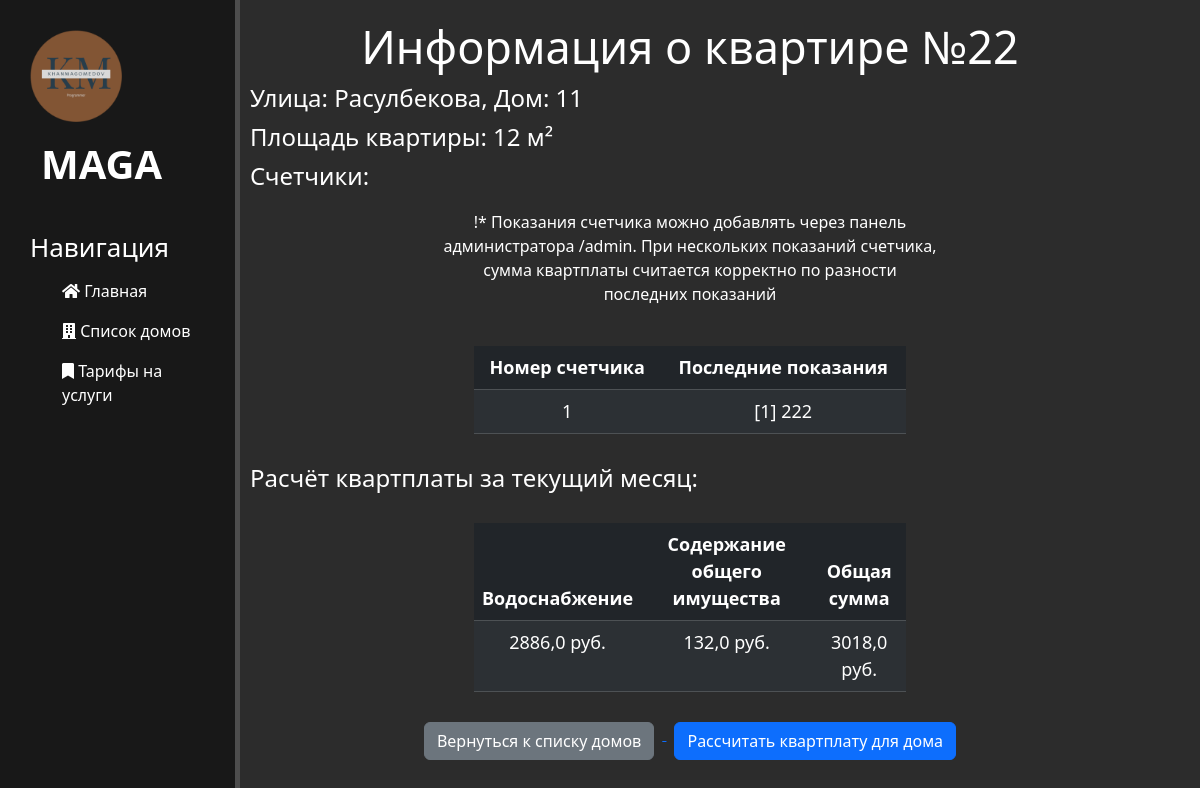
The page /apartment/1/ on the database its author committed.
### main/models.py (models this page shows, shortened)
class Apartment(models.Model):
    house = models.ForeignKey(House, related_name='apartments', on_delete=models.CASCADE)
    number = models.CharField('Номер квартиры', max_length=255)
    area = models.IntegerField('Площадь квартиры')
    class Meta:
        verbose_name = "Квартира"
        verbose_name_plural = "Квартиры"

class House(models.Model):
    street_name = models.CharField('Название улицы', max_length=255)
    house_number = models.CharField('Номер дома', max_length=50)
    class Meta:
        verbose_name = "Дом"
        verbose_name_plural = "Дома"

class WaterMeter(models.Model):
    apartment = models.ForeignKey(Apartment, related_name='water_meters', on_delete=models.CASCADE)
    class Meta:
        verbose_name = "Счетчик"
        verbose_name_plural = "Счетчики"

class WaterMeterReading(models.Model):
    water_meter = models.ForeignKey(WaterMeter, related_name='readings', on_delete=models.CASCADE)
    reading = models.IntegerField('Показание')
    date = models.DateField('Дата', auto_now_add=True)
    class Meta:
        verbose_name = "Показание счетчика"
        verbose_name_plural = "Показания счетчиков"

### main/views.py (the view, shortened to what this page needs)
# urls.py: path('apartment/<int:apartment_id>/', views.apartment_detail, name='apartment_detail'),
def apartment_detail(request, apartment_id):
    apartment = get_object_or_404(Apartment, id=apartment_id)
    water_meters = apartment.water_meters.all()
    try:
        water_tariff = Tariff.objects.get(service='Водоснабжение')
    except Tariff.DoesNotExist:
        water_tariff = None
        water_charge = 0
    else:
        water_charge = 0
    try:
        common_property_tariff = Tariff.objects.get(service='Содержание общего имущества')
    except Tariff.DoesNotExist:
        common_property_tariff = None
        common_property_charge = 0
    else:
        common_property_charge = apartment.area * common_property_tariff.price_per_unit
    forms = {meter.id: WaterMeterForm() for meter in water_meters}
    if water_meters.exists() and water_tariff:
        total_water_charge = 0
        for meter in water_meters:
            readings = meter.readings.all().order_by('date')
            if readings.exists():
                if readings.count() >= 2:
                    last_reading = readings[readings.count() - 1].reading
                    second_last_reading = readings[readings.count() - 2].reading
                    usage = last_reading - second_last_reading
                else:
                    usage = readings.last().reading
                total_water_charge += usage * water_tariff.price_per_unit
        water_charge = total_water_charge
    total_charge = water_charge + common_property_charge
    return render(request, 'main/apartment_detail.html', {
        'apartment': apartment,
        'water_meters': water_meters,
        'forms': forms,
        'water_charge': water_charge,
        'common_property_charge': common_property_charge,
        'total_charge': total_charge,
    })

### main/templates/main/apartment_detail.html (shortened to what this page needs)
{% extends 'main/layout.html' %}
{% block content %}
<div class="features">
    <h1>Информация о квартире №{{ apartment.number }}</h1>
    <h4 class="left-align">Улица: {{ apartment.house.street_name }}, Дом: {{ apartment.house.house_number }}</h4>
    <h4 class="left-align">Площадь квартиры: {{ apartment.area }} м²</h4>
    <h4 class="left-align">Счетчики:</h4>
    <p>!* Показания счетчика можно добавлять через панель администратора /admin.
        При нескольких показаний счетчика, сумма квартплаты считается корректно по разности последних показаний</p>
    <div class="table-container">
        {% if apartment.water_meters.all %}
            <table class="table table-dark table-striped">
                <thead>
                    <tr>
                        <th>Номер счетчика</th>
                        <th>Последние показания</th>
                    </tr>
                </thead>
                <tbody>
                    {% for meter in apartment.water_meters.all %}
                    <tr>
                        <td>{{ meter.id }}</td>
                        <td>
                            {% for reading in meter.readings.all %}
                                {% with forloop.counter as counter %}
                                    [{{ counter }}] {{ reading.reading }} <br>
                                {% endwith %}
                            {% endfor %}
                        </td>
                    </tr>
                    {% endfor %}
                </tbody>
            </table>
        {% else %}
            <p>Нет зарегистрированных счетчиков</p>
        {% endif %}
    </div>
    <h4 class="left-align">Расчёт квартплаты за текущий месяц:</h4>
    <div class="table-container">
        <table class="table table-dark table-striped">
            <thead>
                <tr>
                    <th>Водоснабжение</th>
                    <th>Содержание общего имущества</th>
                    <th>Общая сумма</th>
                </tr>
            </thead>
            <tbody>
                <tr>
                    <td>{{ water_charge }} руб.</td>
                    <td>{{ common_property_charge }} руб.</td>
                    <td>{{ total_charge }} руб.</td>
                </tr>
            </tbody>
        </table>
    </div>
    <a href="{% url 'houses' %}">
        <button class="btn btn-twice btn-secondary">Вернуться к списку домов</button>
    </a>
    <a href="{% url 'calculate_rent' house_id=apartment.house.id %}">
        <button class="btn btn-twice btn-primary">Рассчитать квартплату для дома</button>
    </a>
</div>
{% endblock %}

### main/static/main/css/style.css (style rules this page uses)
body { background: #2c2c2c; }
.btn-twice { display: inline-block; margin-top: 10px; margin-left: 8px; margin-right: 8px; }
main .features { float: left; color: #fff; margin-top: 20px; text-align: center; width: 75%; }
main .features h1 { font-size: 45px; }
main .features p { max-width: 500px; margin: 20px auto }
.table-container { display: flex; justify-content: center; }
.table { width: 48%; border-collapse: collapse; font-size: 18px; text-align: center; margin: 20px; }
.left-align { text-align: left; margin-left: 40px; margin: 10px; }

### rows shown on the page
Apartment: number "22", house.street_name "Расулбекова", house.house_number "11", area "12"
WaterMeter: id "1"
WaterMeterReading: counter "1", reading "222"

### other values the page prints
{{ water_charge }} "2886,0"
{{ common_property_charge }} "132,0"
{{ total_charge }} "3018,0"
